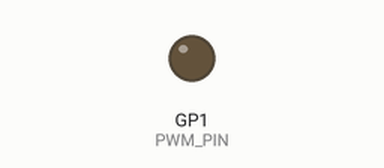
The sketch below on a simulated Raspberry Pi Pico. Shown: output pins drawn as LEDs (lit = HIGH). Random numbers use the default seed unless the sketch sets one.

Above: at 0.18 s.
At 2.17 s:
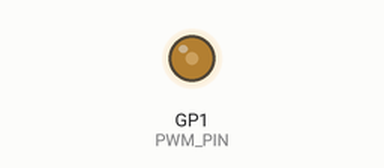
Timing chart, 0 to 2.1 s (numbered marks = the images above):
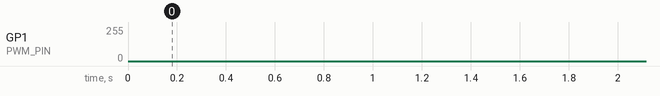

The sketch:

mic-jammer-rp2040-PWM-v3.ino
```cpp
/*
    wearable microphone jammer

    Version based on original concept &  development :
    https://github.com/y-x-c/wearable-microphone-jamming

    Boards needed :
    Arduino Raspberry Pi Pico 2040 - RP2040-ZERO or RP2040-ONE from Waveshare
    TPA3116D2 board - audio amplifier module + potentiometer
    OR TC4420 + MOSFET IRF4115

    Attention : Use Linux based PC and Arduino Pi Pico Earle Philhower Core for compilation
    Board Manager link for Arduino :
    https://github.com/earlephilhower/arduino-pico/releases/download/global/package_rp2040_index.json

    CONNECTION EXAMPLE FOR ARDUINO RP2040-ZERO
    --------

    GP1 PIN OF RP2040-ZERO  --> LEFT AUDIO IN + RIGHT AUDIO IN   / or INPUT PIN OF TC4420 MOSFET DRIVER
    GND  --> AUDIO GND

    ARDUINO HAS TO BE POWERED FROM 5V THROUGH LM7805 VOLTAGE STABILIZER OR BUCK-DOWN VOLTAGE CONVERTER
    TPA3116 HAS TO BE CONNECTED TO 12V AND GND


    THIS VERSION USES PWM DUTY CYCLE LINEAR CHANGE TO GET ULTIMATE JAMMING RESULT

*/


#include <Arduino.h>
#include "hardware/pwm.h"   // Raspberry PICO SDK library
#include "hardware/clocks.h" // For function clock_get_hz

// pin #1 for GP1 on RP2040-zero board
const int PWM_PIN = 1;
uint slice_num;
uint channel;

// Procedure to update the FREQUENCY and DUTY of PWM signal from RP2040

void update_pwm_advanced(uint32_t freq, uint8_t duty_percent) {

    uint32_t sys_clk = clock_get_hz(clk_sys);
    uint32_t wrap = (sys_clk / freq) - 1;

    // Obliczamy poziom logiczny dla zadanego procentu wypełnienia
    uint32_t level = (uint32_t)(((float)(wrap + 1) * duty_percent) / 100.0f);

    pwm_set_wrap(slice_num, wrap);
    pwm_set_chan_level(slice_num, channel, level);
}


void setup() {

    // initializing RP2040 PWM pin from Pico SDK
    gpio_set_function(PWM_PIN, GPIO_FUNC_PWM);

    slice_num = pwm_gpio_to_slice_num(PWM_PIN);
    channel = pwm_gpio_to_channel(PWM_PIN);

    // Configuration of the PWM defaults
    pwm_config config = pwm_get_default_config();

    // We want maximum precision of PWM we are not dividing the clock here
    pwm_config_set_clkdiv(&config, 1.0f);

    // Starting PWM with defaults
    pwm_init(slice_num, &config, true);

    randomSeed(1234);
}

void loop() {
    uint16_t i, j, x, y;
    uint8_t current_duty;

    // Swiping  26kHz -> 24kHz
    x = random(20, 50);
    j = 1;
    i = 26000;

    while (i >= 24000) {

        // FM modulation - calculating new frequency
        i = i - j;

        // AM modulation - randomizing Duty of the PWM wave
        // attention it is best jamming when it is change linearly between 25-35 percent
        // current_duty = random(25, 35);
        // below it will swipe duty between 35-50 it is tailored to TC4420 chip
        current_duty = 35 + ((j * 15) / x);


        // changing the PWM frequency
        update_pwm_advanced(i, current_duty);

        // y = random(1, 4);
        // j = (j + y) % x;
         j = (j + 1) % x;

        if (j == 0) j = 1;  // safeguard

       // you may want to adjust these
       delayMicroseconds(140);
    }

    // swiping up 24kHz -> 26kHz
    x = random(20, 50);
    j = 1;
    i = 24000;

    while (i <= 26000) {

        // FM modulation - calculating new frequency
        i = i + j;

        // AM modulation - randomizing Duty of the PWM wave
        // attention it is best jamming when it is change linearly between 25-35 percent
        // current_duty = random(25, 35);
        // below it will swipe duty between 35-50 it is tailored to TC4420 chip
        current_duty = 35 + ((j * 15) / x);

        // changing the PWM frequency
        update_pwm_advanced(i, current_duty);

        // y = random(1, 4);
        // j = (j + y) % x;
         j = (j + 1) % x;

        if (j == 0) j = 1; // safeguard

       // you may want to adjust these
        delayMicroseconds(140);
    }
}
```
